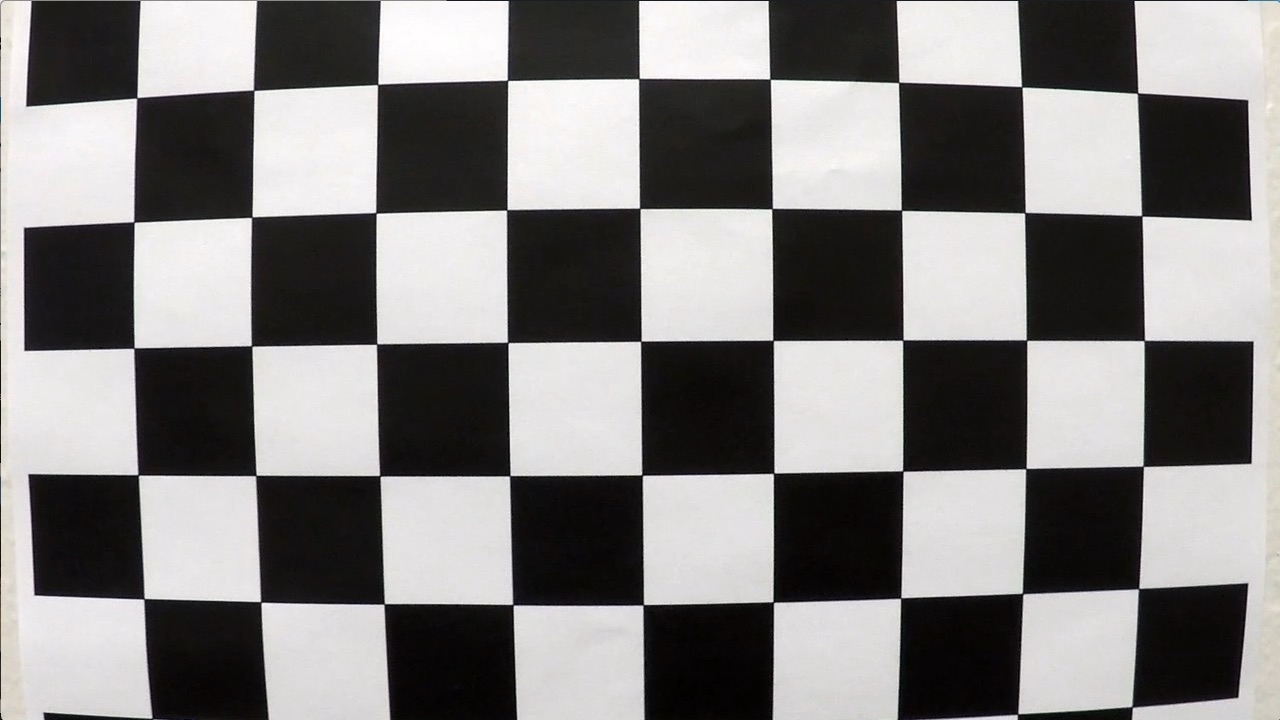
#> input picture Self-Driving-Car/P4-Advanced-Lane-Lines-master/examples/calibration1.jpg, 1280 x 720 px
$ python -i lane_operations.py   (imports and definitions only)   (Python 2 division)   (older library calls are emulated)
#> lines starting #> are read from the running program, lines starting #| are printed output that depends on the picture
import numpy as np
import matplotlib.pyplot as plt
import cv2


def swap(s1, s2):
    return s2, s1


def find_peaks(data):
    result = set()
    dl = list(enumerate(data))
    l = len(data)
    for i in range(1, l - 1):
        if dl[i - 1][1] < dl[i][1] and dl[i][1] >= dl[i + 1][1]:
            result.add(dl[i])
        if dl[i - 1][1] <= dl[i][1] and dl[i][1] > dl[i + 1][1]:
            result.add(dl[i])
    return result


def moving_average(a, n=3):
    ret = np.cumsum(a, dtype=float)
    ret[n:] = ret[n:] - ret[:-n]
    return ret / n


mov_avg_window = 25


def get_val(y, coeff):
    return coeff[0] * y ** 2 + coeff[1] * y + coeff[2]


def get_curvature(coeff, y):
    A = coeff[0]
    B = coeff[1]
    R_curve = (1 + (2 * A * y + B) ** 2) ** 1.5 / 2 / A
    return R_curve


def detect_lane(img):
    img_size = img.shape
    steps = 8
    margin = 100
    minpix = 50

    histogram = np.sum(img[img.shape[0] / 2:, :], axis=0)
    mean_lane = moving_average(histogram, mov_avg_window)

    peaks = find_peaks(mean_lane)
    left_peaks = filter(lambda x: x[0] <= 400, peaks)
    right_peaks = filter(lambda x: x[0] >= 800, peaks)

    leftx_base = sorted(left_peaks, key=lambda x: x[1], reverse=True)[0][0]
    rightx_base = sorted(right_peaks, key=lambda x: x[1], reverse=True)[0][0]

    img_zero = np.zeros_like(img)
    img_zero[:, :] = img[:, :]
    out_img = np.dstack((img, img, img))

    prev_left = leftx_base
    prev_right = rightx_base

    nonzero = img.nonzero()
    nonzeroy = np.array(nonzero[0])
    nonzerox = np.array(nonzero[1])

    left_lane_inds = []
    right_lane_inds = []

    for i in range(steps):
        leftx = prev_left
        rightx = prev_right

        y_high = int(img_size[0] - img_size[0] * i / steps)
        y_low = int(img_size[0] - img_size[0] * (i + 1) / steps)

        histogram = np.sum(img[y_low:y_high, :], axis=0)
        mean_lane = moving_average(histogram, mov_avg_window)

        peaks = find_peaks(mean_lane)

        left_candidates = list(filter(lambda x: abs(x[0] - leftx) <= 2 * margin, peaks))
        if len(left_candidates) > 0:
            leftx = sorted(left_candidates, key=lambda x: x[1], reverse=True)[0][0]

        right_candidates = list(filter(lambda x: abs(x[0] - rightx) <= 2 * margin, peaks))
        if len(right_candidates) > 0:
            rightx = sorted(right_candidates, key=lambda x: x[1], reverse=True)[0][0]

        xleft_low = leftx - margin
        xleft_high = leftx + margin
        xright_low = rightx - margin
        xright_high = rightx + margin

        cv2.rectangle(out_img, (xleft_low, y_low), (xleft_high, y_high), (0, 255, 0), 2)
        cv2.rectangle(out_img, (xright_low, y_low), (xright_high, y_high), (0, 255, 0), 2)

        good_left_inds = ((nonzeroy >= y_low) & (nonzeroy < y_high) & (nonzerox >= xleft_low) & (
            nonzerox < xleft_high)).nonzero()[0]

        good_right_inds = ((nonzeroy >= y_low) & (nonzeroy < y_high) & (nonzerox >= xright_low) & (
            nonzerox < xright_high)).nonzero()[0]

        if len(good_left_inds) > minpix:
            leftx = np.int(np.mean(nonzerox[good_left_inds]))
        if len(good_right_inds) > minpix:
            rightx = np.int(np.mean(nonzerox[good_right_inds]))

        left_lane_inds.append(good_left_inds)
        right_lane_inds.append(good_right_inds)

        prev_left = leftx
        prev_right = rightx

    # done iterations

    # Concatenate the arrays of indices
    left_lane_inds = np.concatenate(left_lane_inds)
    right_lane_inds = np.concatenate(right_lane_inds)

    leftx = nonzerox[left_lane_inds]
    lefty = nonzeroy[left_lane_inds]
    rightx = nonzerox[right_lane_inds]
    righty = nonzeroy[right_lane_inds]

    # Fit a second order polynomial to each
    left_fit = np.polyfit(lefty, leftx, 2) if len(leftx) > 10 else None
    right_fit = np.polyfit(righty, rightx, 2) if len(rightx) > 10 else None

    out_img[nonzeroy[left_lane_inds], nonzerox[left_lane_inds]] = [255, 0, 0]
    out_img[nonzeroy[right_lane_inds], nonzerox[right_lane_inds]] = [0, 0, 255]

    return out_img, left_fit, right_fit

>>> import cv2
>>> picture = cv2.imread('../examples/calibration1.jpg', cv2.IMREAD_GRAYSCALE)
#> picture: shape (720, 1280); min 0, max 255, mean 128.9
>>> result = detect_lane(picture)
#> in detect_lane, `histogram = np.sum(img[img.shape[0] / 2:, :], axis=0)`: histogram = 1280 values, max 82241 at index 21, min 17302 at index 0, mean 44250.6
#> in moving_average, `ret = np.cumsum(a, dtype=float)`: ret = 1280 values from 17302 to 56640731
#> in detect_lane, `mean_lane = moving_average(histogram, mov_avg_window)`: mean_lane = 1280 values, max 80604.1 at index 29, min 692.1 at index 0, mean 43540.2
#> in find_peaks, `dl = list(enumerate(data))`: dl = 1280 pairs, first value 0 to 1279, second value 692.1 to 80604.1
#> in find_peaks, `l = len(data)`: l = 1280
#> after the loop in find_peaks, `for i in range(1, l - 1):`: result = 45 items
#> in detect_lane, `left_peaks = filter(lambda x: x[0] <= 400, peaks)`: left_peaks = [(133, 55072.4), (121, 54993.8), (201, 31781), (376, 53877.8), (194, 31782.8), (202, 31781), (307, 54484.4), (85, 54691.7), (29, 80604.1), (207, 31785.4), (197, 31785.1), (80, 54688.4)]
#> in detect_lane, `right_peaks = filter(lambda x: x[0] >= 800, peaks)`: right_peaks = [(837, 52464.9), (848, 52474.4), (868, 52436.4), (1191, 33034.8), (819, 52481.7), (1132, 51231.1), (852, 52472.8), (831, 52461.2), (864, 52443.3), (824, 52472.4), (1277, 76450.9), (805, 52485.5), (1164, 35047.8), (896, 52514.9), (1052, 52319.4)]
#> in detect_lane, `leftx_base = sorted(left_peaks, key=lambda x: x[1], reverse=True)[0][0]`: leftx_base = 29
#> in detect_lane, `rightx_base = sorted(right_peaks, key=lambda x: x[1], reverse=True)[0]..`: rightx_base = 1277
#> in detect_lane, `prev_left = leftx_base`: prev_left = 29
#> in detect_lane, `prev_right = rightx_base`: prev_right = 1277
#> in detect_lane, `nonzero = img.nonzero()`: nonzero = 921508 positions, rows 0 to 719, columns 0 to 1279
#> the loop in detect_lane, `for i in range(steps):` made 8 passes
#> (left_candidates, right_candidates, xleft_low, xleft_high, xright_low, xright_high) on passes 1, 7: ([(220, 976.4), (223, 976.5), (144, 19467.6), (43, 20012.2)], [(1269, 18456.1)], -57, 143, 1169, 1369), ([(25, 21155.6), (133, 19650.1)], [(1274, 20135.4), (1064, 20954.2)], -75, 125, 964, 1164)
#> (left_candidates, xleft_low, xleft_high, xright_low, xright_high, prev_left) on passes 2, 4, 6, 8: ([(167, 14451.6), (257, 14671.8), (31, 20344.1)], -69, 131, 1172, 1372, 65), ([(111, 20781.4), (195, 1405), (33, 21002.6)], -67, 133, 977, 1177, 66), ([(158, 12715.4), (25, 20231.6), (249, 13541.4)], -75, 125, 1176, 1376, 62), ([(26, 21304.6), (244, 21887.4)], 144, 344, 1156, 1356, 243)
#> after the loop in detect_lane, `for i in range(steps):`:
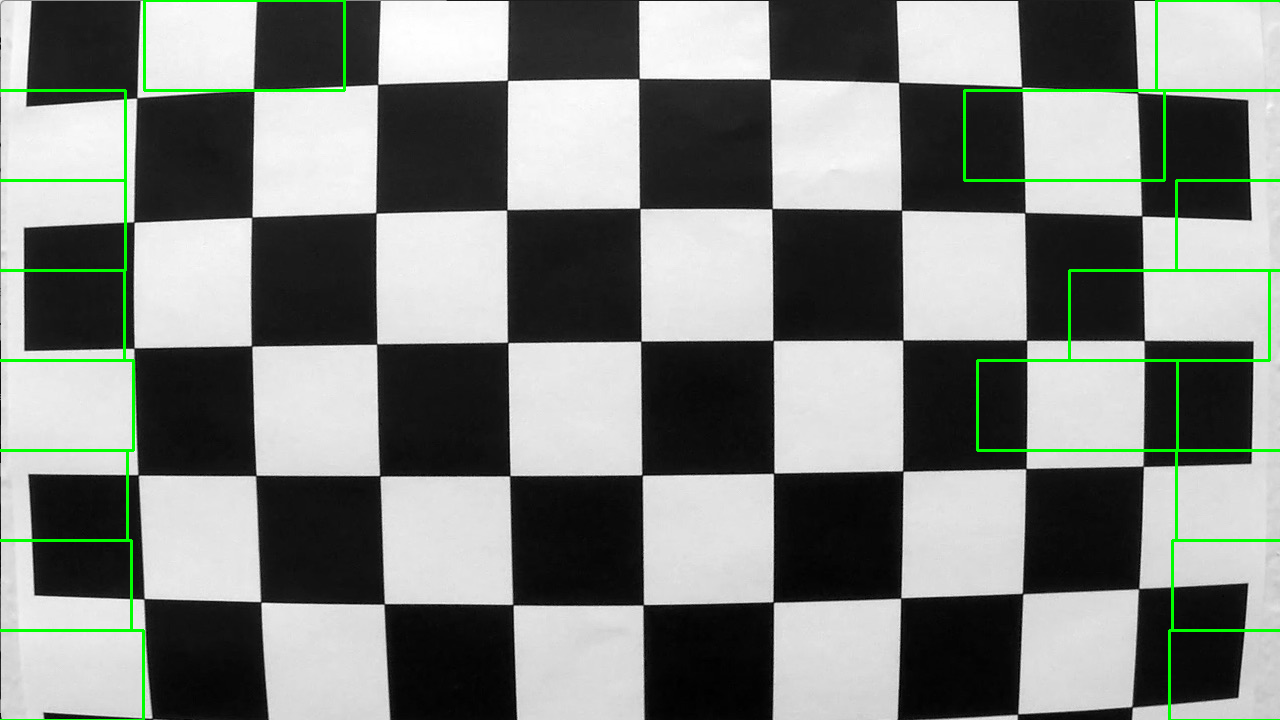
#> out_img: shape (720, 1280, 3); mean of channels 0, 1, 2 126.8, 130.8, 126.8; drawn as B, G, R
#> after the loop in detect_lane, `for i in range(steps):`: left_lane_inds = 8 items
#> in detect_lane, `left_fit = np.polyfit(lefty, leftx, 2) if len(leftx) > 10 else None`: left_fit = [0.000975, -0.88, 237.9]
#> in detect_lane, `right_fit = np.polyfit(righty, rightx, 2) if len(rightx) > 10 else None`: right_fit = [0.000636, -0.333, 1176.4]
#> in detect_lane, `out_img[nonzeroy[right_lane_inds], nonzerox[right_lane_inds]] = [0, 0,..`:
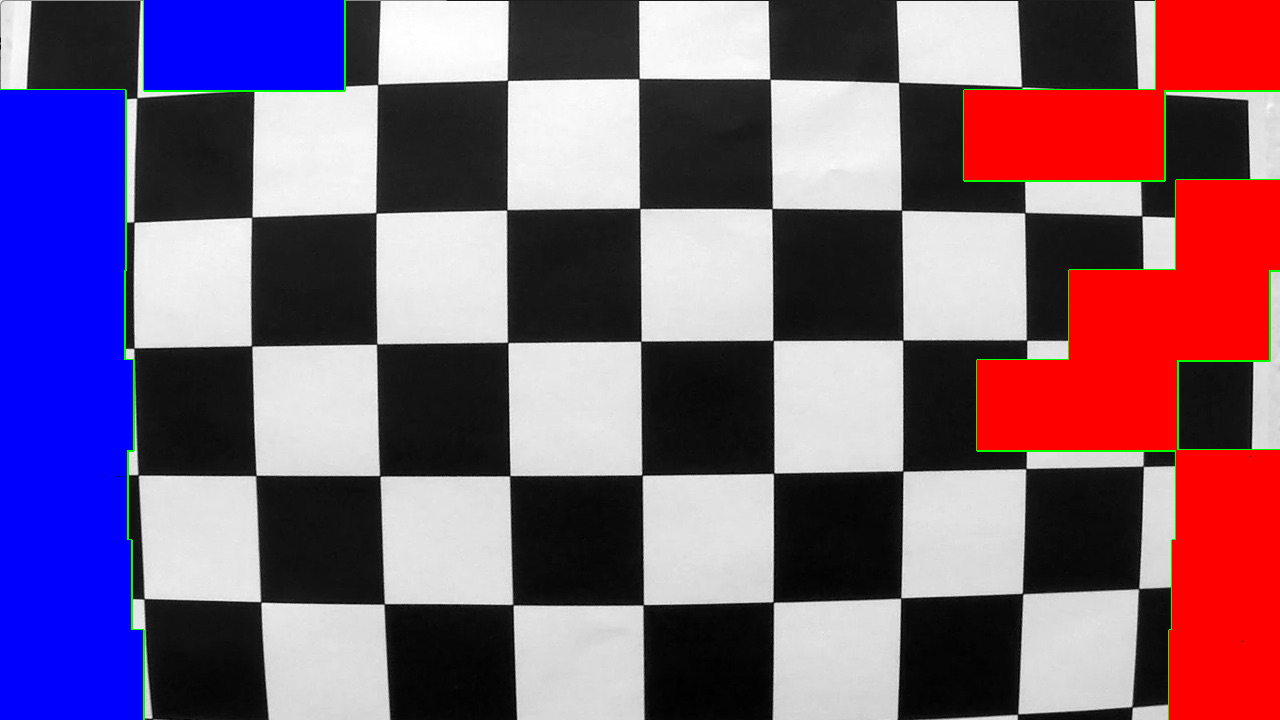
#> out_img: shape (720, 1280, 3); mean of channels 0, 1, 2 121, 94.9, 122.1; drawn as B, G, R
